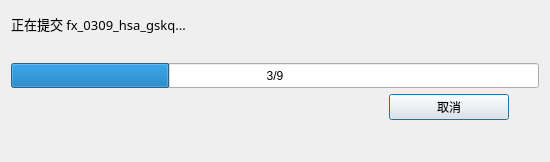
<?xml version="1.0" encoding="UTF-8"?>
<ui version="4.0">
 <class>BatchCommitTasksDialog</class>
 <widget class="QDialog" name="BatchCommitTasksDialog">
  <property name="geometry">
   <rect>
    <x>0</x>
    <y>0</y>
    <width>550</width>
    <height>162</height>
   </rect>
  </property>
  <property name="minimumSize">
   <size>
    <width>550</width>
    <height>162</height>
   </size>
  </property>
  <property name="maximumSize">
   <size>
    <width>550</width>
    <height>162</height>
   </size>
  </property>
  <property name="windowTitle">
   <string>Dialog</string>
  </property>
  <layout class="QVBoxLayout" name="verticalLayout">
   <item>
    <widget class="QLabel" name="titleLabel">
     <property name="font">
      <font>
       <family>微软雅黑</family>
       <pointsize>10</pointsize>
      </font>
     </property>
     <property name="text">
      <string>正在提交 fx_0309_hsa_gskq...</string>
     </property>
    </widget>
   </item>
   <item>
    <spacer name="verticalSpacer">
     <property name="orientation">
      <enum>Qt::Vertical</enum>
     </property>
     <property name="sizeType">
      <enum>QSizePolicy::Fixed</enum>
     </property>
     <property name="sizeHint" stdset="0">
      <size>
       <width>20</width>
       <height>20</height>
      </size>
     </property>
    </spacer>
   </item>
   <item>
    <widget class="QProgressBar" name="commitProgressBar">
     <property name="minimumSize">
      <size>
       <width>0</width>
       <height>25</height>
      </size>
     </property>
     <property name="value">
      <number>30</number>
     </property>
     <property name="format">
      <string>3/9</string>
     </property>
    </widget>
   </item>
   <item>
    <layout class="QHBoxLayout" name="horizontalLayout">
     <item>
      <spacer name="horizontalSpacer">
       <property name="orientation">
        <enum>Qt::Horizontal</enum>
       </property>
       <property name="sizeHint" stdset="0">
        <size>
         <width>208</width>
         <height>20</height>
        </size>
       </property>
      </spacer>
     </item>
     <item>
      <widget class="QPushButton" name="cancelButton">
       <property name="minimumSize">
        <size>
         <width>120</width>
         <height>0</height>
        </size>
       </property>
       <property name="maximumSize">
        <size>
         <width>120</width>
         <height>16777215</height>
        </size>
       </property>
       <property name="text">
        <string>取消</string>
       </property>
      </widget>
     </item>
     <item>
      <spacer name="horizontalSpacer_2">
       <property name="orientation">
        <enum>Qt::Horizontal</enum>
       </property>
       <property name="sizeType">
        <enum>QSizePolicy::Fixed</enum>
       </property>
       <property name="sizeHint" stdset="0">
        <size>
         <width>30</width>
         <height>20</height>
        </size>
       </property>
      </spacer>
     </item>
    </layout>
   </item>
   <item>
    <widget class="QLabel" name="label">
     <property name="text">
      <string/>
     </property>
    </widget>
   </item>
  </layout>
 </widget>
 <resources/>
 <connections/>
</ui>
